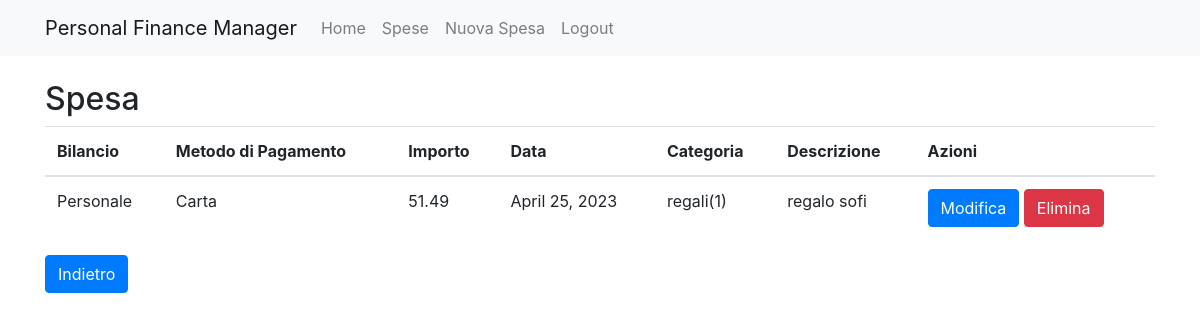
Screenshot of /expense/312/ (signed in) with the database file from the repository.
### expenses/models.py (models this page shows, shortened)
class Expense(models.Model):
    user = models.ForeignKey(User, on_delete=models.CASCADE)
    balance = models.ForeignKey(Balance, on_delete=models.CASCADE)
    payment_method = models.ForeignKey(Payment_Method, on_delete=models.CASCADE)
    amount = models.DecimalField(max_digits = 6, decimal_places=2)
    date = models.DateField()
    category = models.ForeignKey(Category, on_delete=models.CASCADE)
    description = models.CharField(max_length=200)

class Balance(models.Model):
    user = models.ForeignKey(User, on_delete=models.CASCADE)
    name = models.CharField(max_length=200)
    def display(self):
        string = self.name
        string = string[0].upper() + string[1:]
        return string

class Payment_Method(models.Model):
    user = models.ForeignKey(User, on_delete=models.CASCADE)
    name = models.CharField(max_length=200)
    def display(self):
        string = self.name
        string = string[0].upper() + string[1:]
        return string

class Category(models.Model):
    user = models.ForeignKey(User, on_delete=models.CASCADE)
    name = models.CharField(max_length=200)
    def __str__(self):
        return self.name + "(" + str(self.user.id) + ")"

### expenses/views.py (the view)
# urls.py: path('expense/<int:pk>/', views.expense_show, name='expense_show'),
@login_required
def expense_show(request, pk):
    expense = get_object_or_404(Expense, pk=pk, user=request.user)
    return render(request, 'expense_show.html', {'expense': expense})

### expenses/templates/expense_show.html (shortened to what this page needs)
{% extends 'base.html' %}
{% block content %}
  <h2>Spesa</h2>
  <table class="table">
    <thead>
      <tr>
        <th>Bilancio</th>
        <th>Metodo di Pagamento</th>
        <th>Importo</th>
        <th>Data</th>
        <th>Categoria</th>
        <th>Descrizione</th>
        <th>Azioni</th>
      </tr>
    </thead>
    <tbody>
        <tr>
          <td>{{ expense.balance.display }}</td>
          <td>{{ expense.payment_method.display }}</td>
          <td>{{ expense.amount }}</td>
          <td>{{ expense.date }}</td>
          <td>{{ expense.category }}</td>
          <td>{{ expense.description }}</td>
          <td>
            <a href="{% url 'expense_edit' expense.pk %}" class="btn btn-primary">Modifica</a>
            <a href="{% url 'expense_delete' expense.pk %}" class="btn btn-danger">Elimina</a>
          </td>
        </tr>
    </tbody>
  </table>
  <a href="{% url 'expenses_list' %}" class="btn btn-primary">Indietro</a>
{% endblock %}

### rows the page displays
Expense: balance.display "Personale", payment_method.display "Carta", amount "51.49", date "April 25, 2023", category "regali(1)", description "regalo sofi"
